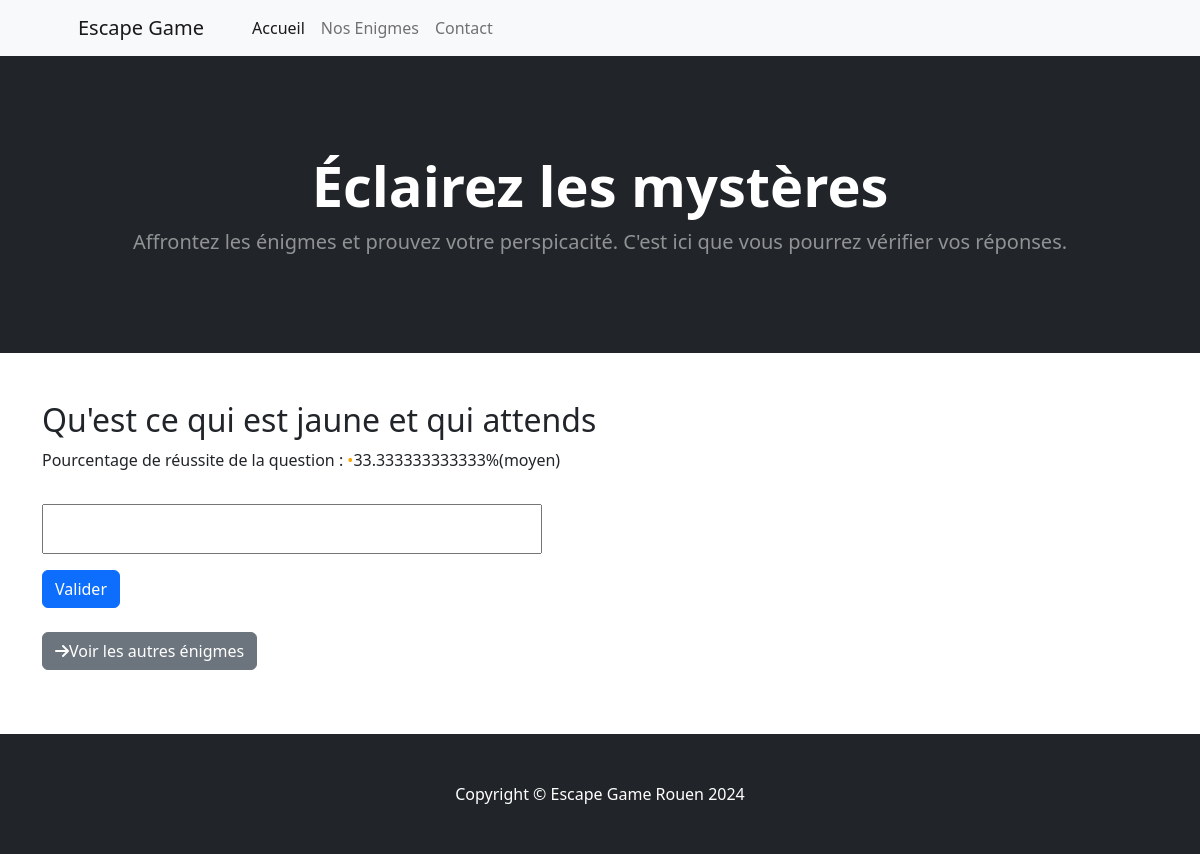
/?page=answer&layout=html&id=10, run on the app's committed database.
### tables this page shows
CREATE TABLE `questions` (
  `id` int(11) NOT NULL AUTO_INCREMENT,
  `question` varchar(500) NOT NULL,
  `expected_answer` varchar(500) NOT NULL,
  `success_message` varchar(500) DEFAULT NULL,
  `failure_message` varchar(500) DEFAULT NULL,
  `success_count` int(11) NOT NULL DEFAULT 0,
  `total_answers` int(11) NOT NULL DEFAULT 0,
  PRIMARY KEY (`id`)
);

### src/Controller/Database.php (called while the page is built, shortened)
<?php
    class Database{
        protected $connexion;
        private $host;
        private $username;
        private $password;
        private $port;
        private $db_name;
        private function loadConfig($db_name = null) {
            $config = file_get_contents('./configs/database.json');
            $config = json_decode($config, true);
            $this->db_name = $config['db_name'];
            $this->host = $config['host'];
            $this->port = $config['port'];
            $this->username = $config['user'];
            $this->password = $config['password'];
        }
        private function connect() : bool {
            try {
                $connexion = new PDO("mysql:host=$this->host;port=$this->port;dbname=$this->db_name;charset=utf8mb4", $this->username, $this->password);
                $connexion->setAttribute(PDO::ATTR_ERRMODE, PDO::ERRMODE_EXCEPTION);
                $this->connexion = $connexion;
                return true;
            } catch (PDOException $e) {
                die("Erreur connexion à la BDD" . $e->getMessage());
                return false;
            }
        }
        public function getConnexion() {
            return $this->connexion;
        }
}

### src/Controller/QuestionController.php (called while the page is built, shortened)
<?php
class QuestionController {
    protected $database;
    public function __construct(Database $database) {
        $this->database = $database;
    }
    function getQuestion($id){
        $stmt = $this->database->getConnexion()->prepare("SELECT * FROM questions WHERE id=?");
        $stmt->execute([$id]);
        return $stmt->fetch();
    }
    function calculateSuccessPercentage($id){
        $stmt = $this->database->getConnexion()->prepare("SELECT success_count, total_answers FROM questions WHERE id=?");
        $stmt->execute([$id]);
        $question = $stmt->fetch();
        if ($question['total_answers'] > 0) {
            return ($question['success_count'] / $question['total_answers']) * 100;
        } else {
            return 0;
        }
    }
}

### templates/includes/page/answer.page.php (the view, shortened to what this page needs)
<?php
$database = new Database();
$questionController = new QuestionController($database);
$boutonList = '<a href="./?page=list&layout=html" class="btn btn-secondary mt-2"><i class="fas fa-arrow-right"></i>Voir les autres énigmes</a>';
if (isset($_GET['id'])) {
    $id = htmlspecialchars($_GET['id']);
    $questionData = $questionController->getQuestion($id);
    if ($_SERVER['REQUEST_METHOD'] === 'POST') {
        $userAnswer = htmlspecialchars($_POST['answer']);
        $result = $questionController->checkAnswer($id, $userAnswer);
        if ($result) {
            $message = $questionData['success_message'];
            $formVisible = false;
        } else {
            $message = $questionData['failure_message'];
            $formVisible = true;
        }
    } else {
        $formVisible = true;
    }
} else {
    echo "ID de question non trouvé.";
    exit;
}
?>
<body>
<header class="bg-dark py-5">
    <div class="container px-4 px-lg-5 my-5">
        <div class="text-center text-white">
            <h1 class="display-4 fw-bolder">Éclairez les mystères</h1>
            <p class="lead fw-normal text-white-50 mb-0">Affrontez les énigmes et prouvez votre perspicacité. C'est ici que vous pourrez vérifier vos réponses.</p>
        </div>
    </div>
</header>
<section class="container py-5">
<h2><?php echo $questionData['question']; ?></h2>
<p> Pourcentage de réussite de la question :
<?php
$percentage = $questionController->calculateSuccessPercentage($id);
$difficulty = '';
if($percentage <= 10) {
    $difficulty = 'difficile';
    $color = 'red';
} elseif ($percentage <= 50) {
    $difficulty = 'moyen';
    $color = 'orange';
} else {
    $difficulty = 'facile';
    $color = 'green';
}
echo '<span style="color:'.$color.';">•</span>' . $percentage . '%' . '('.$difficulty.')';
?>
</p>
<?php if ($formVisible) : ?>
<form action="" method="post">
    <input class="my-3" type="text" id="answer" name="answer" required style="width:500px; height:50px; font-size:20px;"><br>
    <input class="btn btn-primary" type="submit" value="Valider"><br>
</form>
<?php endif; ?>
<p><?php echo $boutonList?></p>
</section>

### data on the page
questions: question "Qu'est ce qui est jaune et qui attends", percentage "33.333333333333", difficulty "moyen"
